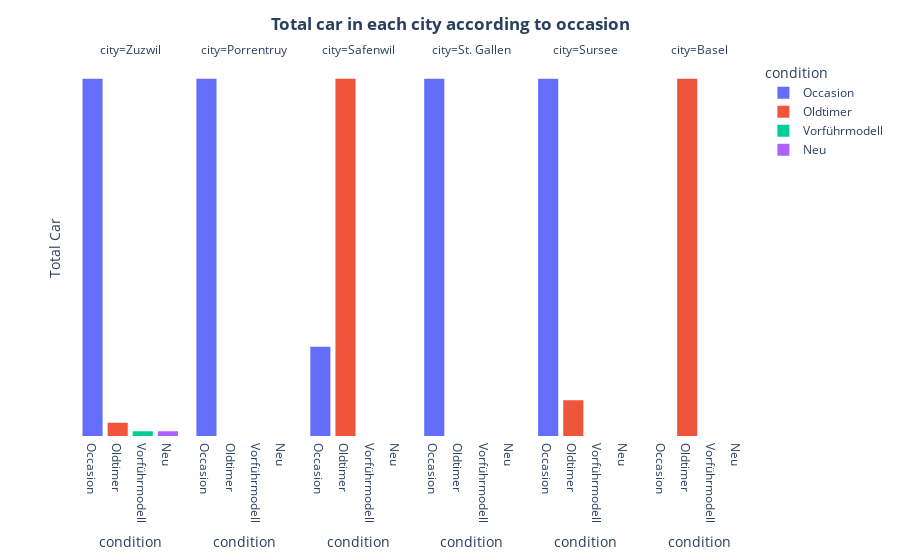

Notebook source saved alongside this figure:
### Code cell
import plotly.express as px
fig = px.histogram(df12, x="condition",color = "condition",  facet_col="city")
fig.update_layout(
                 plot_bgcolor = "white",
                  yaxis_title = "Total Car",
                  title = "<b>Total car in each city according to occasion</b>",
                 title_x=0.5)
fig.update_yaxes(matches=None, showticklabels=False)
fig.show()

### Figure 1 — Plotly figure (JSON) as saved in the notebook; plotly's stock layout.template omitted (floating-point values rounded to 4 significant figures; data arrays with more than 128 entries replaced by an {"elided": "..."} marker saying what was removed)
{"data": [{"alignmentgroup": "True", "bingroup": "x", "hovertemplate": "condition=%{x}<br>city=Zuzwil<br>count=%{y}<extra></extra>", "legendgroup": "Occasion", "marker": {"color": "#636efa", "pattern": {"shape": ""}}, "name": "Occasion", "offsetgroup": "Occasion", "orientation": "v", "showlegend": true, "type": "histogram", "x": {"elided": "536 str values"}, "xaxis": "x", "yaxis": "y"}, {"alignmentgroup": "True", "bingroup": "x", "hovertemplate": "condition=%{x}<br>city=Porrentruy<br>count=%{y}<extra></extra>", "legendgroup": "Occasion", "marker": {"color": "#636efa", "pattern": {"shape": ""}}, "name": "Occasion", "offsetgroup": "Occasion", "orientation": "v", "showlegend": false, "type": "histogram", "x": ["Occasion", "Occasion", "Occasion", "Occasion", "Occasion", "Occasion", "Occasion", "Occasion", "Occasion", "Occasion"], "xaxis": "x2", "yaxis": "y2"}, {"alignmentgroup": "True", "bingroup": "x", "hovertemplate": "condition=%{x}<br>city=Safenwil<br>count=%{y}<extra></extra>", "legendgroup": "Occasion", "marker": {"color": "#636efa", "pattern": {"shape": ""}}, "name": "Occasion", "offsetgroup": "Occasion", "orientation": "v", "showlegend": false, "type": "histogram", "x": ["Occasion"], "xaxis": "x3", "yaxis": "y3"}, {"alignmentgroup": "True", "bingroup": "x", "hovertemplate": "condition=%{x}<br>city=St. Gallen<br>count=%{y}<extra></extra>", "legendgroup": "Occasion", "marker": {"color": "#636efa", "pattern": {"shape": ""}}, "name": "Occasion", "offsetgroup": "Occasion", "orientation": "v", "showlegend": false, "type": "histogram", "x": ["Occasion", "Occasion"], "xaxis": "x4", "yaxis": "y4"}, {"alignmentgroup": "True", "bingroup": "x", "hovertemplate": "condition=%{x}<br>city=Sursee<br>count=%{y}<extra></extra>", "legendgroup": "Occasion", "marker": {"color": "#636efa", "pattern": {"shape": ""}}, "name": "Occasion", "offsetgroup": "Occasion", "orientation": "v", "showlegend": false, "type": "histogram", "x": ["Occasion", "Occasion", "Occasion", "Occasion", "Occasion", "Occasion", "Occasion", "Occasion", "Occasion", "Occasion"], "xaxis": "x5", "yaxis": "y5"}, {"alignmentgroup": "True", "bingroup": "x", "hovertemplate": "condition=%{x}<br>city=Zuzwil<br>count=%{y}<extra></extra>", "legendgroup": "Oldtimer", "marker": {"color": "#EF553B", "pattern": {"shape": ""}}, "name": "Oldtimer", "offsetgroup": "Oldtimer", "orientation": "v", "showlegend": true, "type": "histogram", "x": ["Oldtimer", "Oldtimer", "Oldtimer", "Oldtimer", "Oldtimer", "Oldtimer", "Oldtimer", "Oldtimer", "Oldtimer", "Oldtimer", "Oldtimer", "Oldtimer", "Oldtimer", "Oldtimer", "Oldtimer", "Oldtimer", "Oldtimer", "Oldtimer", "Oldtimer", "Oldtimer"], "xaxis": "x", "yaxis": "y"}, {"alignmentgroup": "True", "bingroup": "x", "hovertemplate": "condition=%{x}<br>city=Safenwil<br>count=%{y}<extra></extra>", "legendgroup": "Oldtimer", "marker": {"color": "#EF553B", "pattern": {"shape": ""}}, "name": "Oldtimer", "offsetgroup": "Oldtimer", "orientation": "v", "showlegend": false, "type": "histogram", "x": ["Oldtimer", "Oldtimer", "Oldtimer", "Oldtimer"], "xaxis": "x3", "yaxis": "y3"}, {"alignmentgroup": "True", "bingroup": "x", "hovertemplate": "condition=%{x}<br>city=Sursee<br>count=%{y}<extra></extra>", "legendgroup": "Oldtimer", "marker": {"color": "#EF553B", "pattern": {"shape": ""}}, "name": "Oldtimer", "offsetgroup": "Oldtimer", "orientation": "v", "showlegend": false, "type": "histogram", "x": ["Oldtimer"], "xaxis": "x5", "yaxis": "y5"}, {"alignmentgroup": "True", "bingroup": "x", "hovertemplate": "condition=%{x}<br>city=Basel<br>count=%{y}<extra></extra>", "legendgroup": "Oldtimer", "marker": {"color": "#EF553B", "pattern": {"shape": ""}}, "name": "Oldtimer", "offsetgroup": "Oldtimer", "orientation": "v", "showlegend": false, "type": "histogram", "x": ["Oldtimer", "Oldtimer"], "xaxis": "x6", "yaxis": "y6"}, {"alignmentgroup": "True", "bingroup": "x", "hovertemplate": "condition=%{x}<br>city=Zuzwil<br>count=%{y}<extra></extra>", "legendgroup": "Vorführmodell", "marker": {"color": "#00cc96", "pattern": {"shape": ""}}, "name": "Vorführmodell", "offsetgroup": "Vorführmodell", "orientation": "v", "showlegend": true, "type": "histogram", "x": ["Vorführmodell", "Vorführmodell", "Vorführmodell", "Vorführmodell", "Vorführmodell", "Vorführmodell", "Vorführmodell"], "xaxis": "x", "yaxis": "y"}, {"alignmentgroup": "True", "bingroup": "x", "hovertemplate": "condition=%{x}<br>city=Zuzwil<br>count=%{y}<extra></extra>", "legendgroup": "Neu", "marker": {"color": "#ab63fa", "pattern": {"shape": ""}}, "name": "Neu", "offsetgroup": "Neu", "orientation": "v", "showlegend": true, "type": "histogram", "x": ["Neu", "Neu", "Neu", "Neu", "Neu", "Neu", "Neu"], "xaxis": "x", "yaxis": "y"}], "layout": {"annotations": [{"font": {}, "showarrow": false, "text": "city=Zuzwil", "x": 0.075, "xanchor": "center", "xref": "paper", "y": 1, "yanchor": "bottom", "yref": "paper"}, {"font": {}, "showarrow": false, "text": "city=Porrentruy", "x": 0.245, "xanchor": "center", "xref": "paper", "y": 1, "yanchor": "bottom", "yref": "paper"}, {"font": {}, "showarrow": false, "text": "city=Safenwil", "x": 0.415, "xanchor": "center", "xref": "paper", "y": 1, "yanchor": "bottom", "yref": "paper"}, {"font": {}, "showarrow": false, "text": "city=St. Gallen", "x": 0.585, "xanchor": "center", "xref": "paper", "y": 1, "yanchor": "bottom", "yref": "paper"}, {"font": {}, "showarrow": false, "text": "city=Sursee", "x": 0.755, "xanchor": "center", "xref": "paper", "y": 1, "yanchor": "bottom", "yref": "paper"}, {"font": {}, "showarrow": false, "text": "city=Basel", "x": 0.925, "xanchor": "center", "xref": "paper", "y": 1, "yanchor": "bottom", "yref": "paper"}], "barmode": "relative", "legend": {"title": {"text": "condition"}, "tracegroupgap": 0}, "margin": {"t": 60}, "plot_bgcolor": "white", "title": {"text": "<b>Total car in each city according to occasion</b>", "x": 0.5}, "xaxis": {"anchor": "y", "categoryarray": ["Occasion", "Oldtimer", "Vorführmodell", "Neu"], "categoryorder": "array", "domain": [0, 0.15], "title": {"text": "condition"}}, "xaxis2": {"anchor": "y2", "categoryarray": ["Occasion", "Oldtimer", "Vorführmodell", "Neu"], "categoryorder": "array", "domain": [0.17, 0.32], "matches": "x", "title": {"text": "condition"}}, "xaxis3": {"anchor": "y3", "categoryarray": ["Occasion", "Oldtimer", "Vorführmodell", "Neu"], "categoryorder": "array", "domain": [0.34, 0.49], "matches": "x", "title": {"text": "condition"}}, "xaxis4": {"anchor": "y4", "categoryarray": ["Occasion", "Oldtimer", "Vorführmodell", "Neu"], "categoryorder": "array", "domain": [0.51, 0.66], "matches": "x", "title": {"text": "condition"}}, "xaxis5": {"anchor": "y5", "categoryarray": ["Occasion", "Oldtimer", "Vorführmodell", "Neu"], "categoryorder": "array", "domain": [0.68, 0.83], "matches": "x", "title": {"text": "condition"}}, "xaxis6": {"anchor": "y6", "categoryarray": ["Occasion", "Oldtimer", "Vorführmodell", "Neu"], "categoryorder": "array", "domain": [0.85, 1], "matches": "x", "title": {"text": "condition"}}, "yaxis": {"anchor": "x", "domain": [0, 1], "showticklabels": false, "title": {"text": "Total Car"}}, "yaxis2": {"anchor": "x2", "domain": [0, 1], "showticklabels": false}, "yaxis3": {"anchor": "x3", "domain": [0, 1], "showticklabels": false}, "yaxis4": {"anchor": "x4", "domain": [0, 1], "showticklabels": false}, "yaxis5": {"anchor": "x5", "domain": [0, 1], "showticklabels": false}, "yaxis6": {"anchor": "x6", "domain": [0, 1], "showticklabels": false}}}
